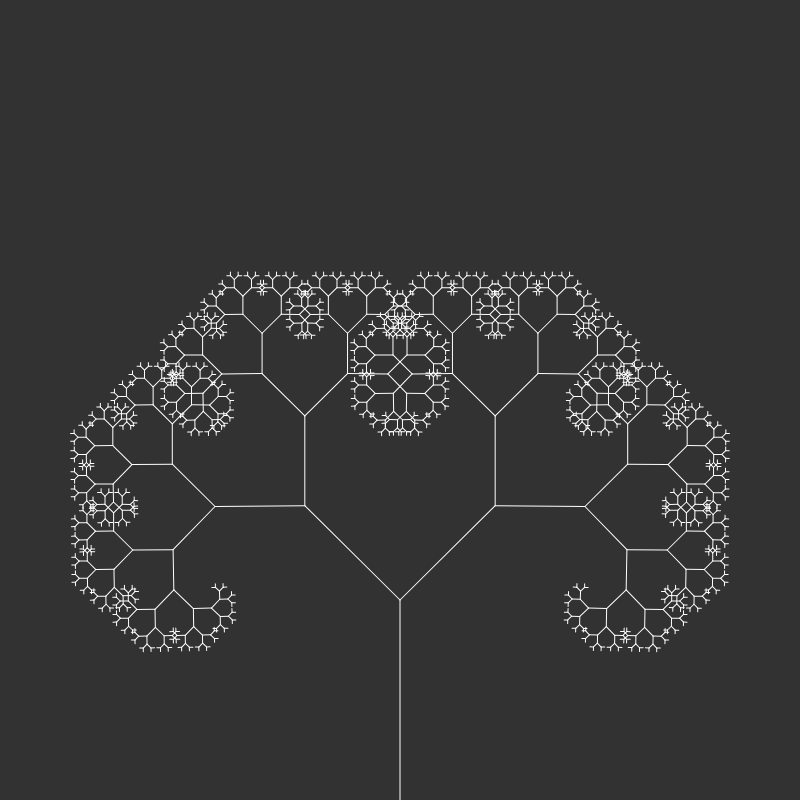
Frame 1 (no input)
Frame 60 (no input): identical to frame 1, image omitted
Frame 120 (the mouse pressed at the canvas centre since frame 60): identical to frame 1, image omitted

The p5.js sketch that drew this single still picture (run headless with seeded random() and noise() and a simulated clock; from frame 60 on, the mouse is pressed at the canvas centre):

// p5.js sketch
// ── sketch.js
let angle;
let slider;

function setup() {
  createCanvas(800, 800);
  slider = createSlider(0, PI / 2, PI / 4, 0.01);
}

function draw() {
  background(50);
  stroke(255);
  //to make the tree grow
  angle = slider.value();

  translate(400, height);
  branch(200);
}

//recursive function to get both sides of the tree
function branch(length) {
  line(0, 0, 0, -length);
  translate(0, -length);

  if (length > 4) {
    push();
    rotate(angle);
    branch(length * 0.67);
    pop();
    push();
    rotate(-angle);
    branch(length * 0.67)
    pop();
  }
}
